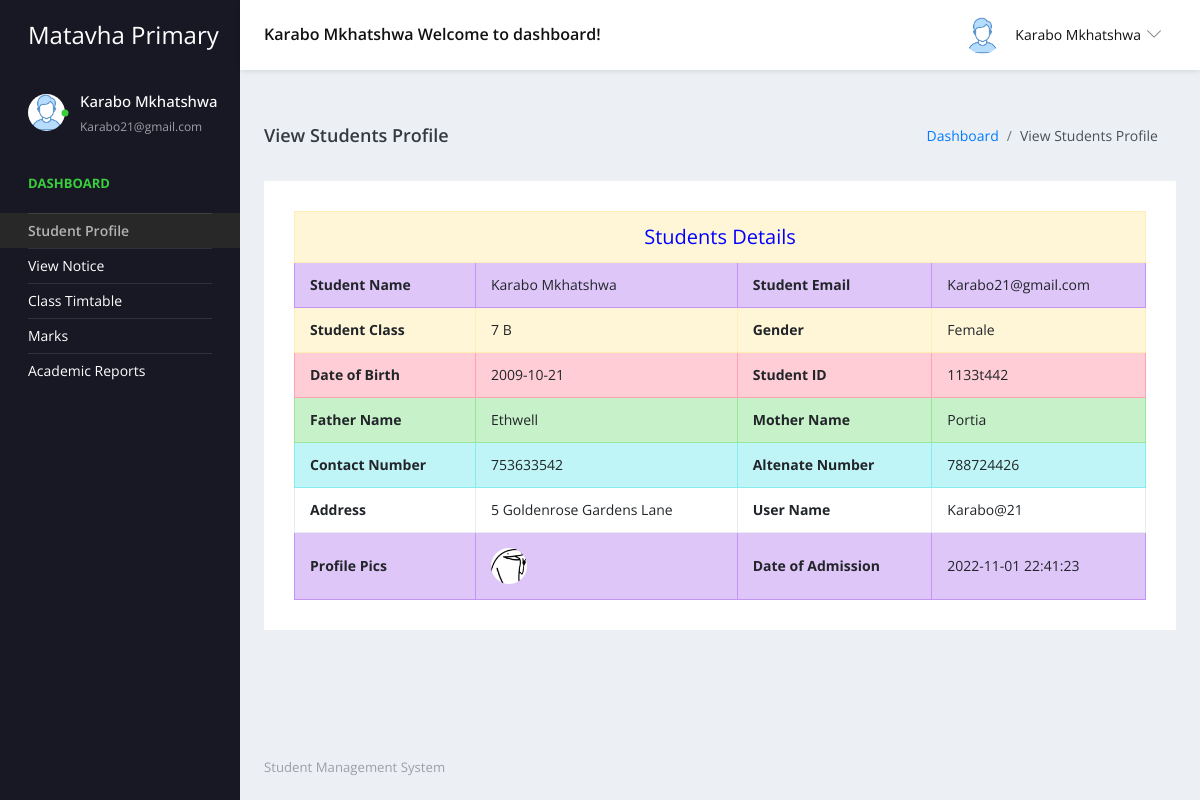
The page /studentms/user/student-profile.php (signed in) on the database its author committed.
### tables this page shows
CREATE TABLE IF NOT EXISTS `tblstudent` (
  `ID` int NOT NULL AUTO_INCREMENT,
  `StudentName` varchar(200) DEFAULT NULL,
  `StudentEmail` varchar(200) DEFAULT NULL,
  `StudentClass` varchar(100) DEFAULT NULL,
  `Gender` varchar(50) DEFAULT NULL,
  `DOB` date DEFAULT NULL,
  `StuID` varchar(200) DEFAULT NULL,
  `FatherName` mediumtext,
  `MotherName` mediumtext,
  `ContactNumber` bigint DEFAULT NULL,
  `AltenateNumber` bigint DEFAULT NULL,
  `Address` mediumtext,
  `UserName` varchar(200) DEFAULT NULL,
  `Password` varchar(200) DEFAULT NULL,
  `Image` varchar(200) DEFAULT NULL,
  `DateofAdmission` timestamp NULL DEFAULT CURRENT_TIMESTAMP,
  PRIMARY KEY (`ID`)
);

CREATE TABLE IF NOT EXISTS `tblclass` (
  `ID` int NOT NULL AUTO_INCREMENT,
  `ClassName` varchar(50) DEFAULT NULL,
  `Section` varchar(20) DEFAULT NULL,
  `CreationDate` timestamp NULL DEFAULT CURRENT_TIMESTAMP,
  PRIMARY KEY (`ID`)
);

### studentms/user/student-profile.php (the view, shortened to what this page needs)
<?php
include('includes/dbconnection.php');
if (strlen($_SESSION['sturecmsstuid']==0)) {
  header('location:logout.php');
  } else{
  ?>
<!DOCTYPE html>
<html lang="en">
  <head>
    <link rel="stylesheet" href="vendors/simple-line-icons/css/simple-line-icons.css">
    <link rel="stylesheet" href="vendors/flag-icon-css/css/flag-icon.min.css">
    <link rel="stylesheet" href="vendors/css/vendor.bundle.base.css">
    <link rel="stylesheet" href="vendors/select2/select2.min.css">
    <link rel="stylesheet" href="vendors/select2-bootstrap-theme/select2-bootstrap.min.css">
    <link rel="stylesheet" href="css/style.css" />
  </head>
  <body>
    <div class="container-scroller">
     <?php include_once('includes/header.php');?>
      <div class="container-fluid page-body-wrapper">
      <?php include_once('includes/sidebar.php');?>
        <div class="main-panel">
          <div class="content-wrapper">
            <div class="page-header">
              <h3 class="page-title"> View Students Profile </h3>
              <nav aria-label="breadcrumb">
                <ol class="breadcrumb">
                  <li class="breadcrumb-item"><a href="dashboard.php">Dashboard</a></li>
                  <li class="breadcrumb-item active" aria-current="page"> View Students Profile</li>
                </ol>
              </nav>
            </div>
            <div class="row">
              <div class="col-12 grid-margin stretch-card">
                <div class="card">
                  <div class="card-body">
                    <table border="1" class="table table-bordered mg-b-0">
                      <?php
$sid=$_SESSION['sturecmsstuid'];
$sql="SELECT tblstudent.StudentName,tblstudent.StudentEmail,tblstudent.StudentClass,tblstudent.Gender,tblstudent.DOB,tblstudent.StuID,tblstudent.FatherName,tblstudent.MotherName,tblstudent.ContactNumber,tblstudent.AltenateNumber,tblstudent.Address,tblstudent.UserName,tblstudent.Password,tblstudent.Image,tblstudent.DateofAdmission,tblclass.ClassName,tblclass.Section from tblstudent join tblclass on tblclass.ID=tblstudent.StudentClass where tblstudent.StuID=:sid";
$query = $dbh -> prepare($sql);
$query->bindParam(':sid',$sid,PDO::PARAM_STR);
$query->execute();
$results=$query->fetchAll(PDO::FETCH_OBJ);
$cnt=1;
if($query->rowCount() > 0)
{
foreach($results as $row)
{               ?>
 <tr align="center" class="table-warning">
<td colspan="4" style="font-size:20px;color:blue">
 Students Details</td></tr>
    <tr class="table-info">
    <th>Student Name</th>
    <td><?php  echo $row->StudentName;?></td>
     <th>Student Email</th>
    <td><?php  echo $row->StudentEmail;?></td>
  </tr>
  <tr class="table-warning">
     <th>Student Class</th>
    <td><?php  echo $row->ClassName;?> <?php  echo $row->Section;?></td>
     <th>Gender</th>
    <td><?php  echo $row->Gender;?></td>
  </tr>
  <tr class="table-danger">
    <th>Date of Birth</th>
    <td><?php  echo $row->DOB;?></td>
    <th>Student ID</th>
    <td><?php  echo $row->StuID;?></td>
  </tr>
  <tr class="table-success">
    <th>Father Name</th>
    <td><?php  echo $row->FatherName;?></td>
    <th>Mother Name</th>
    <td><?php  echo $row->MotherName;?></td>
  </tr>
  <tr class="table-primary">
    <th>Contact Number</th>
    <td><?php  echo $row->ContactNumber;?></td>
    <th>Altenate Number</th>
    <td><?php  echo $row->AltenateNumber;?></td>
  </tr>
  <tr class="table-progress">
    <th>Address</th>
    <td><?php  echo $row->Address;?></td>
    <th>User Name</th>
    <td><?php  echo $row->UserName;?></td>
  </tr>
   <tr class="table-info">
    <th>Profile Pics</th>
    <td><img src="../admin/images/<?php echo $row->Image;?>"></td>
    <th>Date of Admission</th>
    <td><?php  echo $row->DateofAdmission;?></td>
  </tr>
  <?php $cnt=$cnt+1;}} ?>
</table>
                  </div>
                </div>
              </div>
            </div>
          </div>
         <?php include_once('includes/footer.php');?>
        </div>
      </div>
    </div>
  </body>
</html><?php }  ?>

### studentms/user/includes/header.php (shortened to what this page needs)
 <nav class="navbar default-layout-navbar col-lg-12 col-12 p-0 fixed-top d-flex flex-row">
        <div class="navbar-brand-wrapper d-flex align-items-center">
          <a class="navbar-brand brand-logo" href="dashboard.php">
            <strong style="color: white;">Matavha Primary </strong>
          </a>
        </div>
        <?php
         $uid= $_SESSION['sturecmsuid'];
$sql="SELECT * from tblstudent where ID=:uid";
$query = $dbh -> prepare($sql);
$query->bindParam(':uid',$uid,PDO::PARAM_STR);
$query->execute();
$results=$query->fetchAll(PDO::FETCH_OBJ);
$cnt=1;
if($query->rowCount() > 0)
{
foreach($results as $row)
{               ?>
        <div class="navbar-menu-wrapper d-flex align-items-center flex-grow-1">
          <h5 class="mb-0 font-weight-medium d-none d-lg-flex"><?php  echo htmlentities($row->StudentName);?> Welcome to dashboard!</h5>
          <ul class="navbar-nav navbar-nav-right ml-auto">
            <li class="nav-item dropdown d-none d-xl-inline-flex user-dropdown">
              <a class="nav-link dropdown-toggle" id="UserDropdown" href="#" data-toggle="dropdown" aria-expanded="false">
                <img class="img-xs rounded-circle ml-2" src="images/faces/face8.jpg" alt="Profile image"> <span class="font-weight-normal"> <?php  echo htmlentities($row->StudentName);?> </span></a>
                  <p class="font-weight-light text-muted mb-0"><?php  echo htmlentities($row->StudentEmail);?></p><?php $cnt=$cnt+1;}} ?>
            </li>
          </ul>
        </div>
      </nav>

### studentms/user/includes/sidebar.php
<nav class="sidebar sidebar-offcanvas" id="sidebar">
          <ul class="nav">
            <li class="nav-item nav-profile">
              <a href="#" class="nav-link">
                <div class="profile-image">
                  <img class="img-xs rounded-circle" src="images/faces/face8.jpg" alt="profile image">
                  <div class="dot-indicator bg-success"></div>
                </div>
                <div class="text-wrapper">
                  <?php
         $uid= $_SESSION['sturecmsuid'];
$sql="SELECT * from tblstudent where ID=:uid";
$query = $dbh -> prepare($sql);
$query->bindParam(':uid',$uid,PDO::PARAM_STR);
$query->execute();
$results=$query->fetchAll(PDO::FETCH_OBJ);
$cnt=1;
if($query->rowCount() > 0)
{
foreach($results as $row)
{               ?>
                  <p class="profile-name"><?php  echo htmlentities($row->StudentName);?></p>
                  <p class="designation"><?php  echo htmlentities($row->StudentEmail);?></p><?php $cnt=$cnt+1;}} ?>
                </div>
              </a>
            </li>
            <li class="nav-item nav-category">
              <span class="nav-link">Dashboard</span>
            </li>
            <li class="nav-item">
              <a class="nav-link" href="student-profile.php">
                <span class="menu-title">Student Profile</span>
              </a>
            </li>
            <li class="nav-item">
              <a class="nav-link" href="view-notice.php">
                <span class="menu-title">View Notice</span>
              </a>
            </li>
			            <li class="nav-item">
              <a class="nav-link" href="display.php">
                <span class="menu-title">Class Timtable </span>
              </a>
            </li>
			            <li class="nav-item">
              <a class="nav-link" href="Marks.php">
                <span class="menu-title">Marks</span>
              </a>
            </li>
			    <li class="nav-item">
              <a class="nav-link" href="Report.php">
                <span class="menu-title">Academic Reports </span>
              </a>
            </li>
          </ul>
        </nav>

### rows shown on the page
tblstudent: StudentName "Karabo Mkhatshwa", StudentEmail "Karabo21@gmail.com", tblclass.ClassName "7", tblclass.Section "B", Gender "Female", DOB "2009-10-21", StuID "1133t442", FatherName "Ethwell", MotherName "Portia", ContactNumber "753633542", AltenateNumber "788724426", Address "5 Goldenrose Gardens Lane", UserName "Karabo@21", Image (picture), DateofAdmission "2022-11-01 22:41:23"
